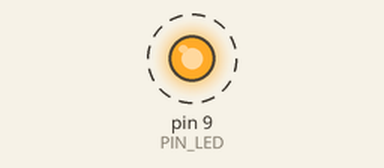
Recording of a sketch running on a simulated Arduino Uno, built with avr-gcc and run on an emulated ATmega328P. On the bench: output pins drawn as LEDs (lit = HIGH). Dashed ring = blinking.

Above: at 0.5 s.
Timing chart, 0 to 4.6 s (numbered marks = the images above):
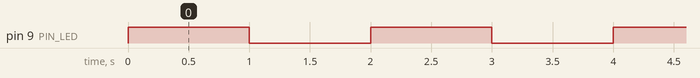

The sketch:

ky-008.ino
```cpp
// https://arduino-tex.ru/news/33/ky-008-lazernyi-modul-podklyuchenie-k-arduino.html

#define PIN_LED 9

void setup() {
  pinMode(PIN_LED, OUTPUT);
}

void loop() {
  // blink the LED on pin 13
  digitalWrite(PIN_LED, HIGH);
  delay(1000);

  digitalWrite(PIN_LED, LOW);
  delay(1000);
}
```

Measured:
- by itself, pin 9 (PIN_LED): alternates HIGH for 1.0 s and LOW for 1.0 s
